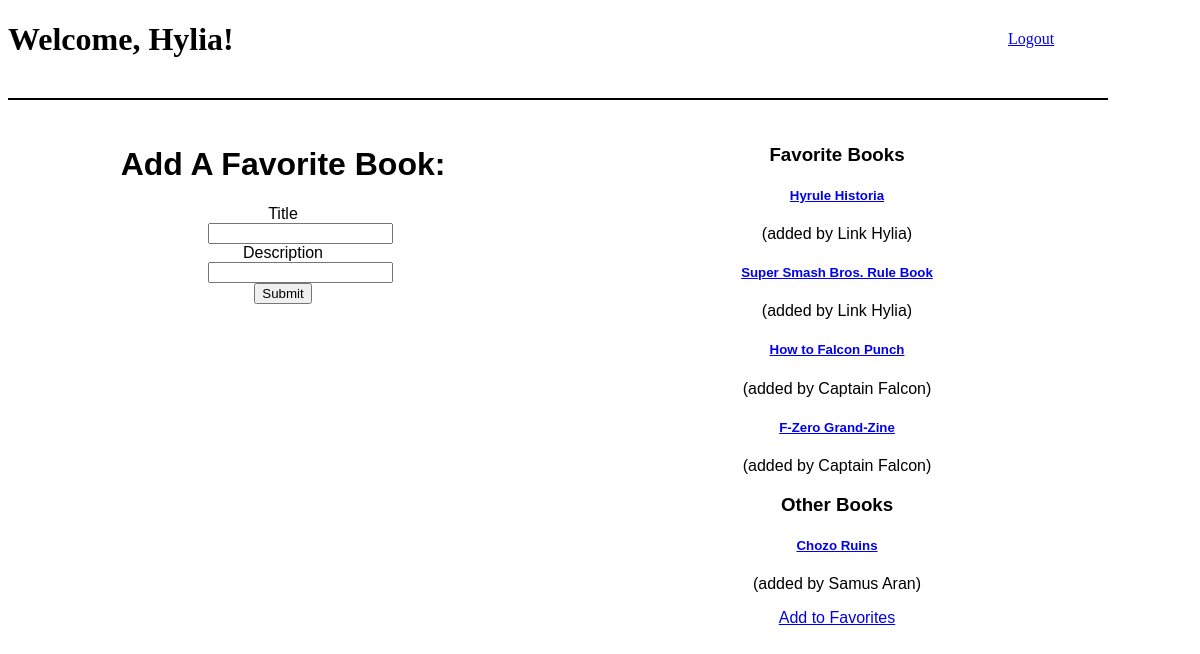
/books (signed in), run on the app's committed database.
### book_app/models.py (models this page shows)
class User(models.Model):
    first_name=models.CharField(max_length=255)
    last_name=models.CharField(max_length=255)
    email=models.CharField(max_length=45)
    password=models.CharField(max_length=45)
    created_at = models.DateTimeField(auto_now_add=True)
    updated_at = models.DateTimeField(auto_now=True)
    objects = UserManager()

class Book(models.Model):
    title = models.CharField(max_length=255)
    description = models.CharField(max_length=255)
    creator = models.ForeignKey(User, related_name="has_created_books", on_delete=models.CASCADE)
    favorited_by = models.ManyToManyField(User, related_name="favorited_books")
    created_at = models.DateField(auto_now_add=True)
    updated_at = models.DateField(auto_now=True)
    objects = BookManager()

### book_app/views.py (the view)
# urls.py: path('books', views.books),
def books(request):
    if 'user_id' not in request.session:
        return redirect('/')
    context={
            'all_books': Book.objects.all(),
            'logged_user': User.objects.get(id=request.session['user_id'])
    }
    return render(request, "books.html", context)

### book_app/templates/books.html (shortened to what this page needs)
<!DOCTYPE html>
<html lang="en">
<head>
    {% load static %}
    <link rel="stylesheet" href="{% static 'css/style.css' %}">
</head>
<body>
    <div id="wrapper">
        <div class="nav">
            <h1>Welcome, {{request.session.user_name}}!</h1> <a href="/logout" class="escape">Logout</a>
        </div>
        <div class="form">
            <h1>Add A Favorite Book:</h1>
            <form action="/books/create" method='POST'>
                    <label for="title">Title</label>
                    <input type="text" class="form-control" name="title">
                    <label for="description">Description</label>
                    <input type="text" class="form-control" name="description">
                <button type="submit" class="btn btn-primary">Submit</button>
            </form>
        </div>
        <div class="form">
        <h3>Favorite Books</h3>
                {% for book in all_books %}
                {% if logged_user in book.favorited_by.all %}
                    <h5><a href="/books/{{book.id}}">{{book.title}}</a></h5>
                    <p>(added by {{book.creator.first_name}} {{book.creator.last_name}})</p>
                {% endif %}
                {% endfor %}
                <h3>Other Books</h3>
                {% for book in all_books %}
                {% if logged_user not in book.favorited_by.all %}
                    <h5><a href="/books/{{book.id}}">{{book.title}}</a></h5>
                    <p>(added by {{book.creator.first_name}} {{book.creator.last_name}})</p>
                    <a href="/favorite/{{book.id}}" role="button" class="btn btn-warning">Add to Favorites</a>
                {% endif %}
                {% endfor %}
        </div>
    </div>
</body>
</html>

### book_app/static/css/style.css (style rules this page uses)
#wrapper { margin: 0px auto; width: 1200px; }
.form { display: inline-block; width: 500px; text-align: center; vertical-align: top; margin: 25px; font-family: sans-serif; }
input { display: block; margin-left: 175px; }
.nav { border-bottom: 2px solid black; width: 1100px; }
.escape { margin-left: 1000px; vertical-align: top; display: inline-block; margin-top: -50px; }

### data on the page
User: session.user_name "Hylia"
Book: title "Hyrule Historia", creator.first_name "Link", creator.last_name "Hylia"
Book: title "Super Smash Bros. Rule Book", creator.first_name "Link", creator.last_name "Hylia"
Book: title "How to Falcon Punch", creator.first_name "Captain", creator.last_name "Falcon"
Book: title "F-Zero Grand-Zine", creator.first_name "Captain", creator.last_name "Falcon"
Book: title "Chozo Ruins", creator.first_name "Samus", creator.last_name "Aran"
